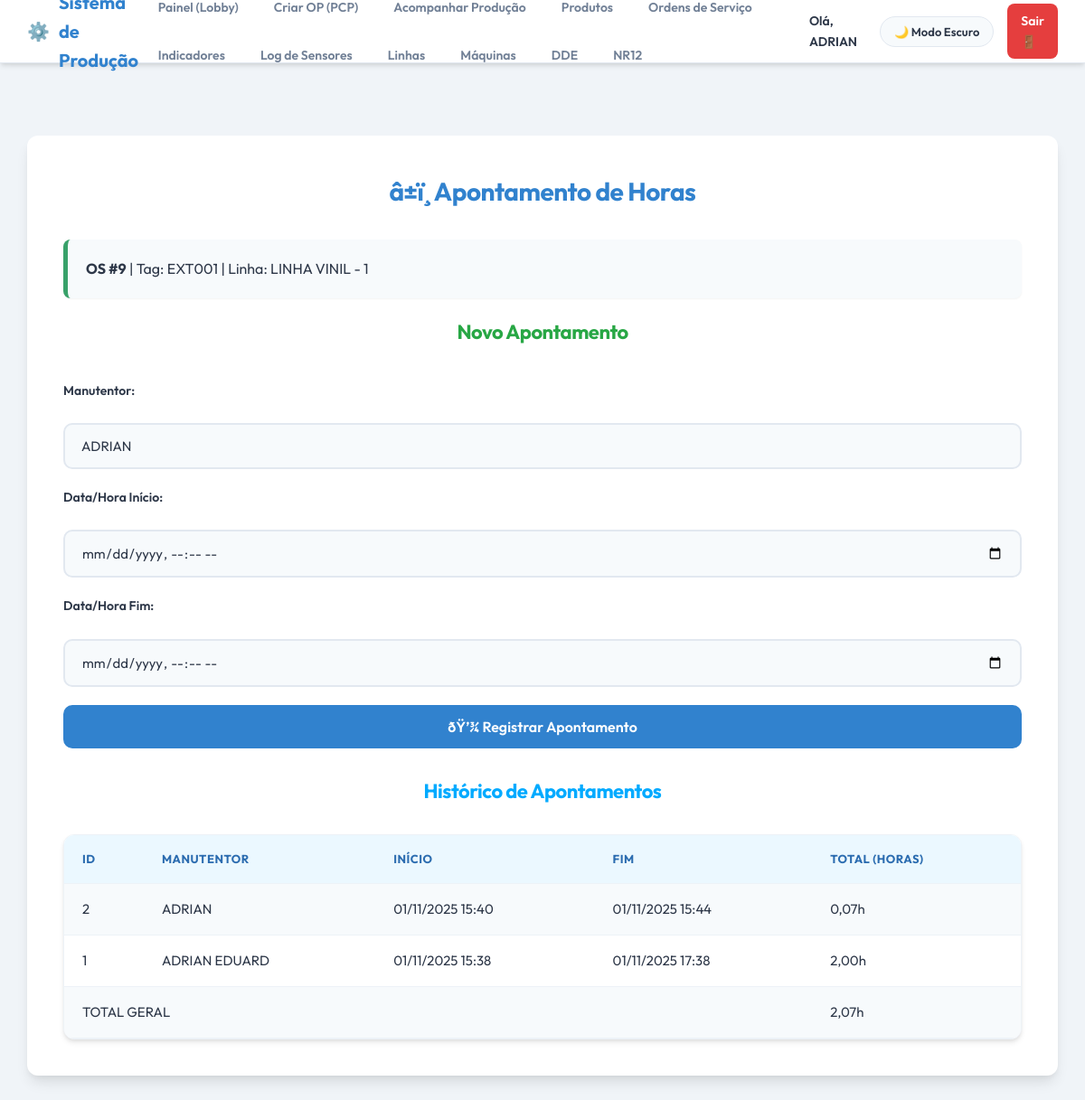
Screenshot of /pages/os_apontamento.php?id_os=9 (signed in) with the database file from the repository.
### tables this page shows
CREATE TABLE `tab_ordem_servico` (
  `OS_ID` int NOT NULL AUTO_INCREMENT,
  `OS_SOLICITANTE` varchar(100) NOT NULL,
  `OS_STATUS` varchar(50) NOT NULL,
  `OS_TAG_MAQ` varchar(100) NOT NULL,
  `OS_LINHA` varchar(50) NOT NULL,
  `OS_CLASSIFICACAO` varchar(50) NOT NULL,
  `OS_RECEBIDO_POR` varchar(50) DEFAULT NULL,
  `OS_SITUACAO` varchar(50) NOT NULL,
  `OS_MANUTENTOR` varchar(100) DEFAULT NULL,
  `OS_DATA_PROMESSA` datetime DEFAULT NULL,
  `OS_DATA_SOLICITACAO` datetime NOT NULL,
  `OS_DATA_INICIO` datetime DEFAULT NULL,
  `OS_DATA_FIM` datetime DEFAULT NULL,
  `OS_DESC_PEDIDO` varchar(5000) DEFAULT NULL,
  `OS_GRAVIDADE` int NOT NULL,
  `OS_URGENCIA` int NOT NULL,
  `OS_TENDENCIA` int NOT NULL,
  `OS_SOMA_GUT` int NOT NULL,
  `OS_ASSINATURA` varchar(100) DEFAULT NULL,
  `OS_OBSERVACOES` varchar(5000) DEFAULT NULL,
  `OS_HORAS_PLAN` decimal(10,2) DEFAULT NULL,
  `OS_AVALIACAO_COMENTARIO` varchar(5000) DEFAULT NULL,
  `OS_AVALIACAO_NOTA` int DEFAULT NULL,
  `OS_ID_OP` int DEFAULT NULL,
  `OS_TIPO_MANUT` enum('PREVENTIVA','CORRETIVA','PREDITIVA') NOT NULL DEFAULT 'CORRETIVA',
  `OS_CUSTO_PECAS` decimal(10,2) DEFAULT '0.00',
  `OS_CUSTO_MAO_OBRA` decimal(10,2) DEFAULT '0.00',
  `OS_DATA_PLANEJADA` date DEFAULT NULL,
  PRIMARY KEY (`OS_ID`),
  KEY `fk_os_maq` (`OS_TAG_MAQ`),
  CONSTRAINT `fk_os_maq` FOREIGN KEY (`OS_TAG_MAQ`) REFERENCES `tab_maq` (`MAQ_TAG`) ON DELETE CASCADE ON UPDATE CASCADE
);

CREATE TABLE `tab_apont_horas` (
  `ID_APONT_HORAS` int NOT NULL AUTO_INCREMENT,
  `ID_OS` int NOT NULL,
  `APONT_MANUTENTOR` varchar(100) NOT NULL,
  `APONT_INICIO` datetime NOT NULL,
  `APONT_FIM` datetime NOT NULL,
  `APONT_TOTAL` decimal(10,2) GENERATED ALWAYS AS ((timestampdiff(MINUTE,`APONT_INICIO`,`APONT_FIM`) / 60)) STORED,
  PRIMARY KEY (`ID_APONT_HORAS`),
  KEY `FK_TAB_APONT_OS` (`ID_OS`),
  CONSTRAINT `FK_TAB_APONT_OS` FOREIGN KEY (`ID_OS`) REFERENCES `tab_ordem_servico` (`OS_ID`) ON DELETE CASCADE ON UPDATE CASCADE
);

### pages/os_apontamento.php (the view, shortened to what this page needs)
<?php
include('../php/conexao.php');
$id_os = intval($_GET['id_os']);
$stmt_apont = $conn->prepare("SELECT * FROM tab_apont_horas WHERE ID_OS = ? ORDER BY APONT_INICIO DESC");
$stmt_apont->bind_param("i", $id_os);
$stmt_apont->execute();
$apontamentos = $stmt_apont->get_result();
$stmt_os_info = $conn->prepare("SELECT OS_ID, OS_TAG_MAQ, OS_LINHA FROM tab_ordem_servico WHERE OS_ID = ?");
$stmt_os_info->bind_param("i", $id_os);
$stmt_os_info->execute();
$os_info = $stmt_os_info->get_result()->fetch_assoc();
?>
<!DOCTYPE html>
<html lang="pt-br">
<head>
<link rel="stylesheet" href="../css/style.css">
</head>
<body>
<?php include_once dirname(__DIR__) . '/php/header.php'; ?>
<div class="container">
    <h2>â±ï¸ Apontamento de Horas</h2>
    <div class="os-info">
        <strong>OS #<?php echo $os_info['OS_ID']; ?></strong> |
        Tag: <?php echo $os_info['OS_TAG_MAQ']; ?> |
        Linha: <?php echo $os_info['OS_LINHA']; ?>
    </div>
    <form method="POST">
        <h3 style="color:#28a745; margin-bottom:15px;">Novo Apontamento</h3>
        <label>Manutentor:</label>
        <input type="text" name="APONT_MANUTENTOR" value="<?php echo $_SESSION['nome']; ?>" required>
        <label>Data/Hora Início:</label>
        <input type="datetime-local" name="APONT_INICIO" required>
        <label>Data/Hora Fim:</label>
        <input type="datetime-local" name="APONT_FIM" required>
        <button type="submit" class="btn-save">ðŸ’¾ Registrar Apontamento</button>
    </form>
    <h3 style="color:#00aaff; margin-top:30px;">Histórico de Apontamentos</h3>
    <?php if($apontamentos->num_rows > 0): ?>
        <table>
            <tr>
                <th>ID</th>
                <th>Manutentor</th>
                <th>Início</th>
                <th>Fim</th>
                <th>Total (horas)</th>
            </tr>
            <?php
            $total_geral = 0;
            while($apont = $apontamentos->fetch_assoc()):
                $total_geral += $apont['APONT_TOTAL'];
            ?>
                <tr>
                    <td><?php echo $apont['ID_APONT_HORAS']; ?></td>
                    <td><?php echo htmlspecialchars($apont['APONT_MANUTENTOR']); ?></td>
                    <td><?php echo date('d/m/Y H:i', strtotime($apont['APONT_INICIO'])); ?></td>
                    <td><?php echo date('d/m/Y H:i', strtotime($apont['APONT_FIM'])); ?></td>
                    <td><?php echo number_format($apont['APONT_TOTAL'], 2, ',', '.'); ?>h</td>
                </tr>
            <?php endwhile; ?>
            <tr class="total-row">
                <td colspan="4">TOTAL GERAL</td>
                <td><?php echo number_format($total_geral, 2, ',', '.'); ?>h</td>
            </tr>
        </table>
    <?php else: ?>
        <p style="color:#999; margin-top:20px;">Nenhum apontamento registrado ainda.</p>
    <?php endif; ?>
</div>
</body>
</html>

### css/style.css (style rules this page uses)
:root { --bg-color: #f0f4f8; --container-bg: #ffffff; --text-color: #2d3748; --text-muted: #718096; --primary-color: #3182ce; --primary-hover: #2b6cb0; --accent-color: #38b2ac; --input-bg: #f7fafc; --input-border: #e2e8f0; --table-bg: #ffffff; --table-border: #edf2f7; --table-header-bg: #ebf8ff; --table-header-text: #2b6cb0; --table-row-even: #f7fafc; --table-row-odd: #ffffff; --danger-color: #e53e3e; --success-color: #38a169; --warning-color: #d69e2e; --shadow-sm: 0 1px 2px 0 rgba(0, 0, 0, 0.05); --shadow-md: 0 4px 6px -1px rgba(0, 0, 0, 0.1), 0 2px 4px -1px rgba(0, 0, 0, 0.06); --shadow-lg: 0 10px 15px -3px rgba(0, 0, 0, 0.1), 0 4px 6px -2px rgba(0, 0, 0, 0.05); --border-radius: 12px; }
* { box-sizing: border-box; margin: 0; padding: 0; }
body { font-family: 'Outfit', sans-serif; background-color: var(--bg-color); color: var(--text-color); line-height: 1.6; transition: background-color 0.3s ease, color 0.3s ease; padding-bottom: 60px; }
.container, .login-container, .form-container, .form-os { width: 95%; max-width: 1500px; margin: 60px auto; background: var(--container-bg); padding: 40px; border-radius: var(--border-radius); box-shadow: var(--shadow-lg); transition: background-color 0.3s ease, box-shadow 0.3s ease; position: relative; }
h2, h3 { text-align: center; color: var(--primary-color); font-weight: 700; margin-bottom: 30px; letter-spacing: -0.5px; }
h2 { font-size: 28px; }
h3 { font-size: 22px; }
form { display: flex; flex-direction: column; gap: 20px; }
label { font-weight: 600; font-size: 14px; color: var(--text-color); margin-bottom: 5px; display: block; }
input, select, textarea { padding: 14px 18px; border: 2px solid var(--input-border); background: var(--input-bg); color: var(--text-color); border-radius: 10px; font-size: 15px; font-family: 'Outfit', sans-serif; transition: all 0.3s ease; width: 100%; }
button, .btn { background: var(--primary-color); color: #ffffff; font-weight: 600; padding: 14px 24px; border: none; border-radius: 10px; cursor: pointer; font-size: 16px; font-family: 'Outfit', sans-serif; transition: all 0.3s ease; display: inline-block; text-align: center; text-decoration: none; white-space: nowrap; }
table { width: 100%; border-collapse: separate; border-spacing: 0; background-color: var(--table-bg); font-size: 15px; border-radius: var(--border-radius); overflow: hidden; box-shadow: var(--shadow-md); margin-top: 30px; border: 1px solid var(--table-border); }
th, td { padding: 16px 20px; text-align: left; border-bottom: 1px solid var(--table-border); white-space: nowrap; }
th { background-color: var(--table-header-bg); color: var(--table-header-text); font-weight: 700; text-transform: uppercase; font-size: 13px; letter-spacing: 0.5px; }
td { color: var(--text-color); }
tbody tr { transition: background-color 0.2s ease; }
tbody tr:nth-child(even) { background-color: var(--table-row-even); }
tbody tr:nth-child(odd) { background-color: var(--table-row-odd); }
.info-box, .os-info, .gut-info, .dde-item { background: var(--input-bg); border-left: 5px solid var(--primary-color); padding: 20px; margin-bottom: 20px; border-radius: 8px; box-shadow: var(--shadow-sm); color: var(--text-color); }
.os-info { border-color: var(--success-color); }

### rows the page displays
tab_ordem_servico: OS_ID "9", OS_TAG_MAQ "EXT001", OS_LINHA "LINHA VINIL - 1"
tab_apont_horas: ID_APONT_HORAS "2", APONT_MANUTENTOR "ADRIAN", APONT_INICIO "01/11/2025 15:40", APONT_FIM "01/11/2025 15:44", APONT_TOTAL "0,07"
tab_apont_horas: ID_APONT_HORAS "1", APONT_MANUTENTOR "ADRIAN EDUARD", APONT_INICIO "01/11/2025 15:38", APONT_FIM "01/11/2025 17:38", APONT_TOTAL "2,00"

### other values shown
$_SESSION['nome'] "ADRIAN"
$total_geral "2,07"
